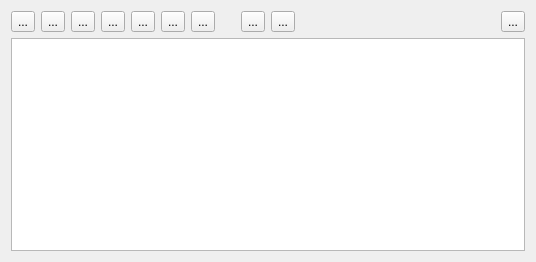
<?xml version="1.0" encoding="UTF-8"?>
<ui version="4.0">
 <class>PathPlanner</class>
 <widget class="QWidget" name="PathPlanner">
  <property name="geometry">
   <rect>
    <x>0</x>
    <y>0</y>
    <width>536</width>
    <height>262</height>
   </rect>
  </property>
  <property name="windowTitle">
   <string>PathPlanner</string>
  </property>
  <property name="windowIcon">
   <iconset resource="../coreplugin/core.qrc">
    <normaloff>:/core/images/taulabs_logo_64.png</normaloff>:/core/images/taulabs_logo_64.png</iconset>
  </property>
  <layout class="QVBoxLayout" name="verticalLayout">
   <item>
    <layout class="QHBoxLayout" name="horizontalLayout">
     <item>
      <widget class="QToolButton" name="tbAdd">
       <property name="toolTip">
        <string>Add Leg</string>
       </property>
       <property name="text">
        <string>...</string>
       </property>
       <property name="icon">
        <iconset resource="../opmap/opmap.qrc">
         <normaloff>:/opmap/images/plus3.png</normaloff>:/opmap/images/plus3.png</iconset>
       </property>
      </widget>
     </item>
     <item>
      <widget class="QToolButton" name="tbDelete">
       <property name="toolTip">
        <string>Delete Leg</string>
       </property>
       <property name="text">
        <string>...</string>
       </property>
       <property name="icon">
        <iconset resource="../opmap/opmap.qrc">
         <normaloff>:/opmap/images/stopb.png</normaloff>:/opmap/images/stopb.png</iconset>
       </property>
      </widget>
     </item>
     <item>
      <widget class="QToolButton" name="tbInsert">
       <property name="toolTip">
        <string>Insert Leg</string>
       </property>
       <property name="text">
        <string>...</string>
       </property>
       <property name="icon">
        <iconset resource="../opmap/opmap.qrc">
         <normaloff>:/opmap/images/forward_alt.png</normaloff>:/opmap/images/forward_alt.png</iconset>
       </property>
      </widget>
     </item>
     <item>
      <widget class="QToolButton" name="tbReadFromFile">
       <property name="toolTip">
        <string>Read from file</string>
       </property>
       <property name="text">
        <string>...</string>
       </property>
       <property name="icon">
        <iconset resource="../opmap/opmap.qrc">
         <normaloff>:/opmap/images/unarchive.png</normaloff>:/opmap/images/unarchive.png</iconset>
       </property>
      </widget>
     </item>
     <item>
      <widget class="QToolButton" name="tbSaveToFile">
       <property name="toolTip">
        <string>Save to file</string>
       </property>
       <property name="text">
        <string>...</string>
       </property>
       <property name="icon">
        <iconset resource="../opmap/opmap.qrc">
         <normaloff>:/opmap/images/Ekisho Deep Ocean HD1.png</normaloff>:/opmap/images/Ekisho Deep Ocean HD1.png</iconset>
       </property>
      </widget>
     </item>
     <item>
      <widget class="QToolButton" name="tbSendToUAV">
       <property name="toolTip">
        <string>Send to UAV</string>
       </property>
       <property name="text">
        <string>...</string>
       </property>
       <property name="icon">
        <iconset resource="../opmap/opmap.qrc">
         <normaloff>:/opmap/images/up_alt.png</normaloff>:/opmap/images/up_alt.png</iconset>
       </property>
      </widget>
     </item>
     <item>
      <widget class="QToolButton" name="tbFetchFromUAV">
       <property name="toolTip">
        <string>Fetch from UAV</string>
       </property>
       <property name="text">
        <string>...</string>
       </property>
       <property name="icon">
        <iconset resource="../opmap/opmap.qrc">
         <normaloff>:/opmap/images/down_alt.png</normaloff>:/opmap/images/down_alt.png</iconset>
       </property>
      </widget>
     </item>
     <item>
      <spacer name="horizontalSpacer_2">
       <property name="orientation">
        <enum>Qt::Horizontal</enum>
       </property>
       <property name="sizeType">
        <enum>QSizePolicy::Fixed</enum>
       </property>
       <property name="sizeHint" stdset="0">
        <size>
         <width>20</width>
         <height>20</height>
        </size>
       </property>
      </spacer>
     </item>
     <item>
      <widget class="QToolButton" name="tbFilletPath">
       <property name="toolTip">
        <string>Fillet the path</string>
       </property>
       <property name="text">
        <string>...</string>
       </property>
       <property name="icon">
        <iconset resource="pathplanner.qrc">
         <normaloff>:/opmap/images/fillet_path.png</normaloff>:/opmap/images/fillet_path.png</iconset>
       </property>
      </widget>
     </item>
     <item>
      <widget class="QToolButton" name="tbUnfilletPath">
       <property name="toolTip">
        <string>Restore the path before filleting</string>
       </property>
       <property name="text">
        <string>...</string>
       </property>
       <property name="icon">
        <iconset resource="pathplanner.qrc">
         <normaloff>:/opmap/images/unfillet_path.png</normaloff>:/opmap/images/unfillet_path.png</iconset>
       </property>
      </widget>
     </item>
     <item>
      <spacer name="horizontalSpacer">
       <property name="orientation">
        <enum>Qt::Horizontal</enum>
       </property>
       <property name="sizeHint" stdset="0">
        <size>
         <width>40</width>
         <height>20</height>
        </size>
       </property>
      </spacer>
     </item>
     <item>
      <widget class="QToolButton" name="tbDetails">
       <property name="toolTip">
        <string>Open Details</string>
       </property>
       <property name="text">
        <string>...</string>
       </property>
       <property name="icon">
        <iconset resource="../opmap/opmap.qrc">
         <normaloff>:/opmap/images/star.png</normaloff>:/opmap/images/star.png</iconset>
       </property>
      </widget>
     </item>
    </layout>
   </item>
   <item>
    <widget class="QTableView" name="tableView">
     <property name="selectionBehavior">
      <enum>QAbstractItemView::SelectRows</enum>
     </property>
    </widget>
   </item>
  </layout>
 </widget>
 <resources>
  <include location="../coreplugin/core.qrc"/>
  <include location="../opmap/opmap.qrc"/>
  <include location="pathplanner.qrc"/>
 </resources>
 <connections/>
</ui>
